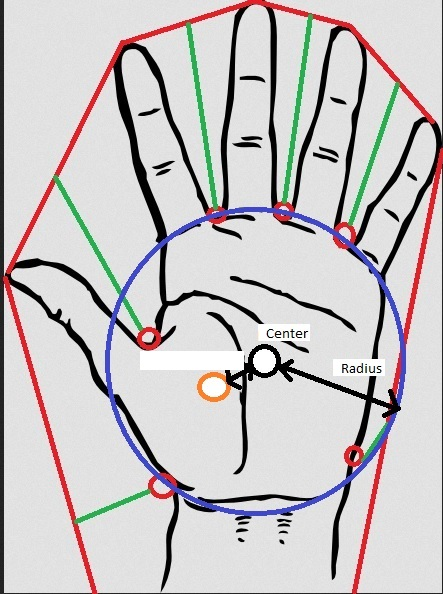
#> input picture Finger Count project/Hand Scanning 2.jpg, 443 x 594 px, given in place of the camera
$ jupyter execute 'Finger Count.ipynb'   (text cells are left out)
#> lines starting #> are read from the running program, lines starting #| are printed output that depends on the picture
[cell 1]
import cv2
import numpy as np

from sklearn.metrics import pairwise

[cell 2]
## GLOBAL VARIABLES ##

background = None

accumulated_weight = 0.5

# Corners of a rectangle
roi_top = 20
roi_bottom = 300
roi_right = 300
roi_left = 600

[cell 3]
# The function calculates the weighted sum of the input image src and the accumulator dst so that dst becomes a running average of a frame sequence:
def calc_accum_avg(frame,accumulated_weight):

    global background

    if background is None:
        background = frame.copy().astype('float')
        return None

    cv2.accumulateWeighted(frame,background,accumulated_weight)

[cell 4]
# segmenting the hand
# [16 lines left out: function segment, not called in this run]

[cell 5]
# [46 lines left out: function count_fingers, not called in this run]

[cell 6]
cam = cv2.VideoCapture(0)

num_frames = 0

while True:

    ret, frame = cam.read()
#> frame is the input picture: shape (594, 443, 3); mean B, G, R 197.7, 196.8, 200.6

    frame_copy = frame.copy()

    roi = frame[roi_top:roi_bottom, roi_right:roi_left]
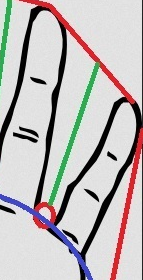
#> roi: shape (280, 143, 3); mean B, G, R 188.2, 188.5, 193.1

    gray = cv2.cvtColor(roi,cv2.COLOR_BGR2GRAY)
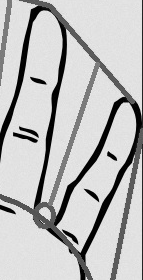
#> gray: shape (280, 143); min 0, max 238, mean 189.8

    gray = cv2.GaussianBlur(gray,(7,7),0)
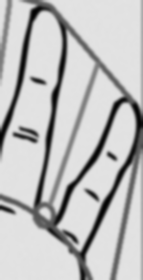
#> gray: shape (280, 143); min 2, max 227, mean 190.3

    if num_frames < 60:
        calc_accum_avg(gray,accumulated_weight)

        if num_frames <= 59:
            cv2.putText(frame_copy, 'WAIT. GETTING BACKGROUND',(50,350),cv2.FONT_HERSHEY_SIMPLEX,1,(0,0,255),2)
            cv2.imshow('Finger Count',frame_copy)

    else:

        hand = segment(gray)

        if hand is not None:

            thresholded, hand_segment = hand

            # DRAWS CONTOURS AROUND REAL HAND IN LIVESTREAM
            cv2.drawContours(frame_copy,[hand_segment+(roi_right,roi_top)],-1,(255,0,0),5)

            fingers = count_fingers(thresholded,hand_segment)

            cv2.putText(frame_copy,str(fingers),(70,50),cv2.FONT_HERSHEY_SIMPLEX,1,(0,0,255),2)

            cv2.imshow('Thresholded',thresholded)

    cv2.rectangle(frame_copy,(roi_left,roi_top),(roi_right,roi_bottom),(0,0,255),5)
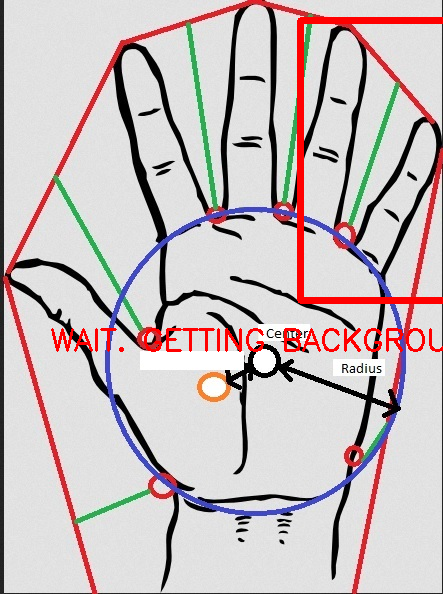
#> frame_copy: shape (594, 443, 3); mean B, G, R 192.7, 191.8, 202.2

    num_frames += 1

    cv2.imshow('Finger Count',frame_copy)

    # ESC key ends the program
    if cv2.waitKey(1) & 0xFF == 27:
#> (key Esc is pressed here)
        break

cam.release()
cv2.destroyAllWindows()
